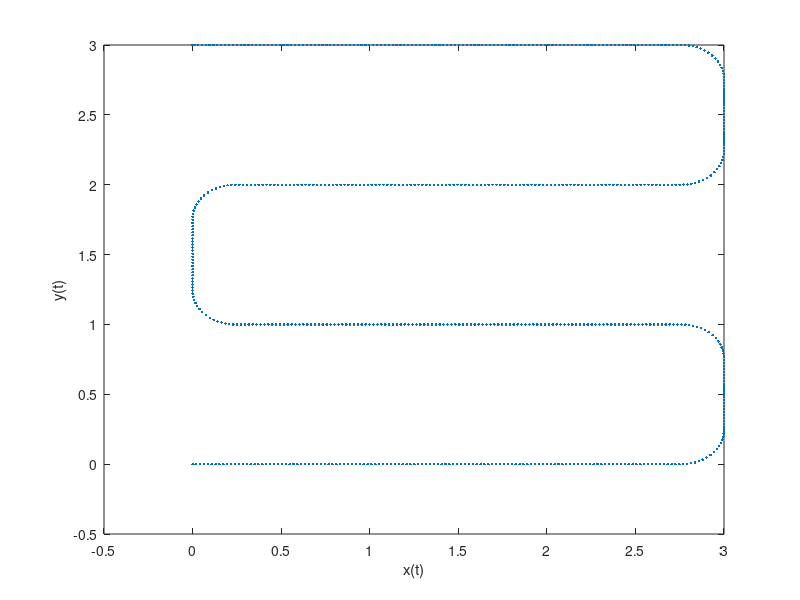
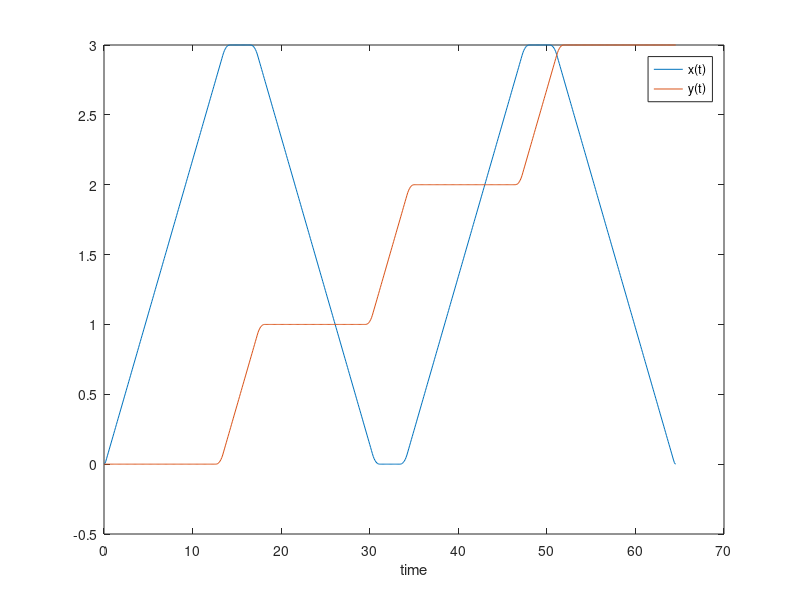
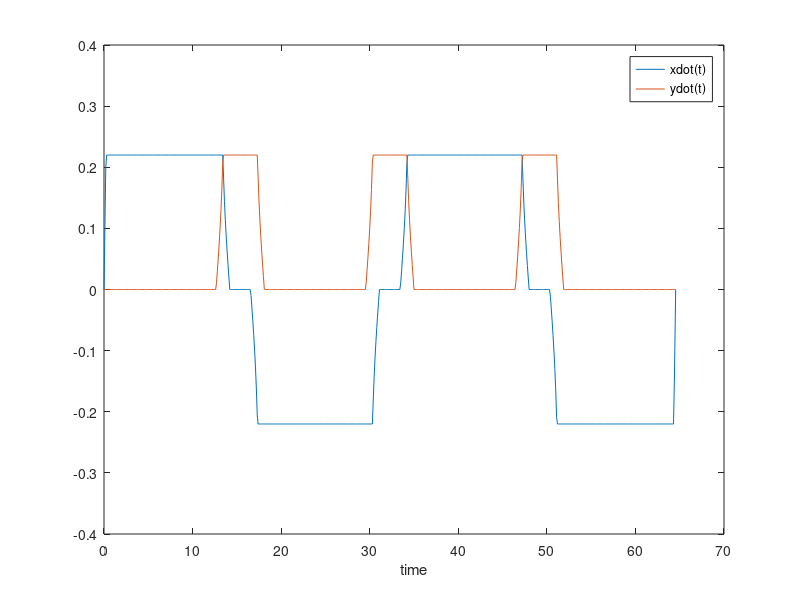

Reproduce these figures in MATLAB, in order.
close all
clear all
clc
%%% This is a plot of the trajectories. 
%%% 1. plot x vs y position
%%% 2. plot x(t) and y(t)
%%% 3. plot xdot(t) and ydot(t)
time = importdata('time.txt');
xt = importdata('xt_pos_vel.txt');
yt = importdata('yt_pos_vel.txt');


% Figure 1
figure; title('x(t) vs y(t)');
plot(xt(:,1), yt(:,1),'.');
xlabel('x(t)');
ylabel('y(t)');
print -djpeg90 -r0 x_vs_y.jpg


% Figure 2
figure; title('x(t) and y(t)');
plot(time(:),xt(:,1),time(:),yt(:,1));
legend('x(t)', 'y(t)');
xlabel('time');
print -djpeg90 -r0 position_vs_time.jpg


% Figure 3
figure; title('xdot(t) and ydot(t)');
plot(time(:),xt(:,2),time(:), yt(:,2));
legend('xdot(t)', 'ydot(t)');
xlabel('time');
print -djpeg90 -r0 velocity_vs_time.jpg